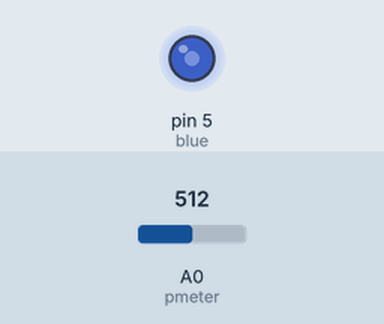
Bench run of a sketch on a simulated Arduino Uno, built with avr-gcc and run on an emulated ATmega328P. Shown: output pins drawn as LEDs (lit = HIGH). The inputs (shaded band) are chosen by the test bench; at power-on: A0 (pmeter) = 512. What the sketch prints to the serial monitor is not drawn.

Above: at 1.2 s.
1.3 s: A0 (pmeter) set to 413
At 1.7 s:
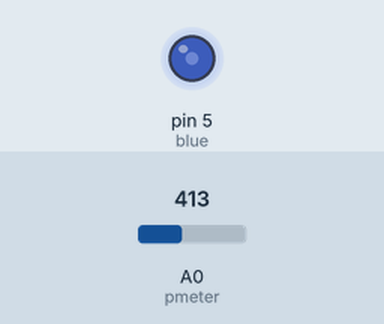
3.3 s: A0 (pmeter) set to 391
At 4.1 s:
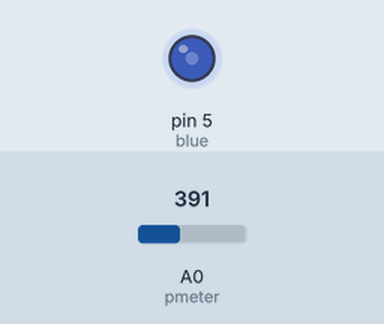
5.1 s: A0 (pmeter) set to 716
At 5.6 s:
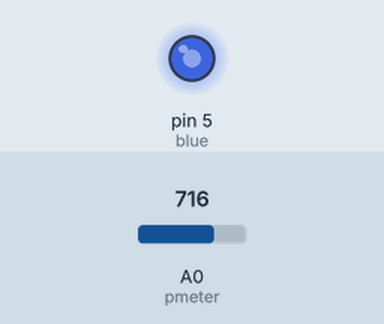
6.6 s: A0 (pmeter) set to 989
At 7.1 s:
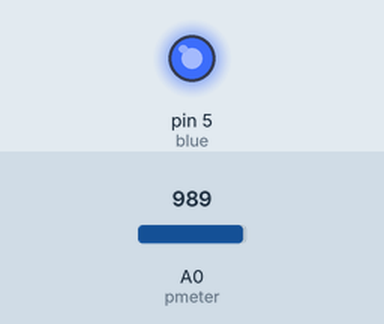
8.1 s: A0 (pmeter) set to 1014
At 8.6 s:
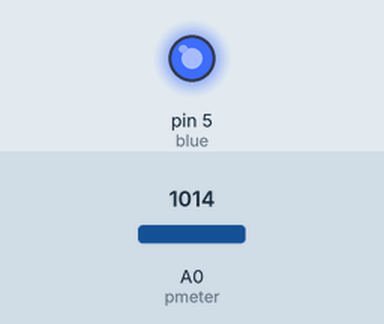
9.9 s: A0 (pmeter) set to 122
At 10.3 s:
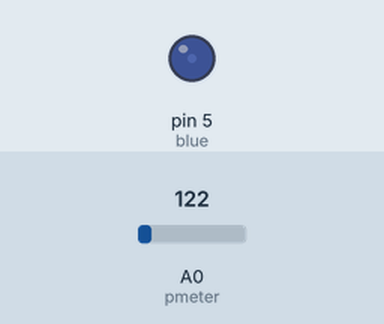
Timing chart, 0 to 12.4 s (numbered marks = the images above; inputs shaded):
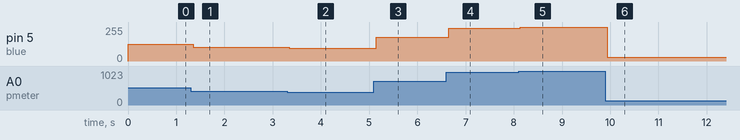

Measured:
- after the input at 1.3 s, pin 5 (blue): 127/255 → 102/255 after 0.05 s
- after the input at 3.3 s, pin 5 (blue): 102/255 → 97/255 at once
- after the input at 5.1 s, pin 5 (blue): 97/255 → 178/255 at once
- after the input at 6.6 s, pin 5 (blue): 178/255 → 246/255 after 0.05 s
- after the input at 8.1 s, pin 5 (blue): 246/255 → 252/255 at once
- after the input at 9.9 s, pin 5 (blue): 252/255 → 30/255 at once

The sketch:

potentiometer_bulb.ino
```cpp
int blue = 5;
int pmeter = A0;

int sensorVal = 0;
int outputVal = 0;

void setup() {
  // put your setup code here, to run once:

Serial.begin(9600);
}

void loop() {
  // put your main code here, to run repeatedly:

sensorVal = analogRead(pmeter);

Serial.print("sensor = ");
Serial.print(sensorVal);
Serial.print("light value = ");
Serial.print(outputVal);

outputVal = map(sensorVal, 0, 1023, 0, 255);

analogWrite(blue, outputVal);

delay(2);


}
```
